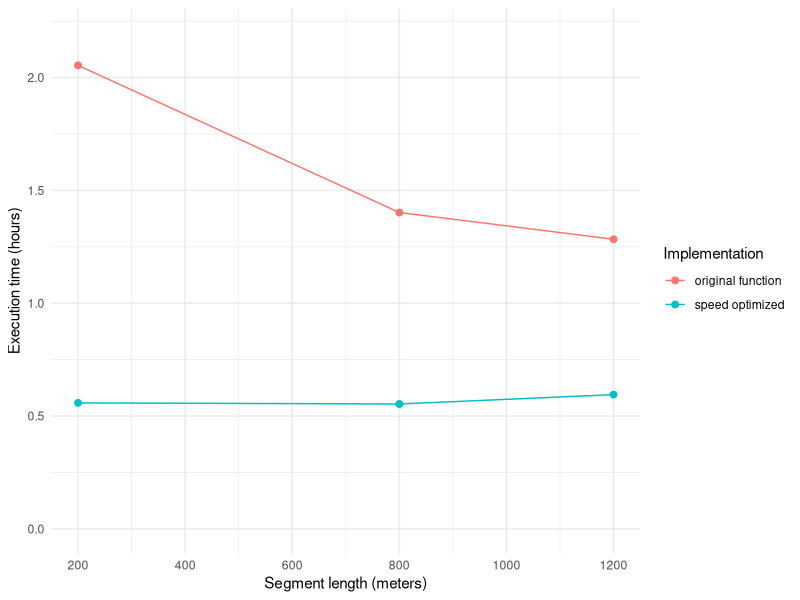
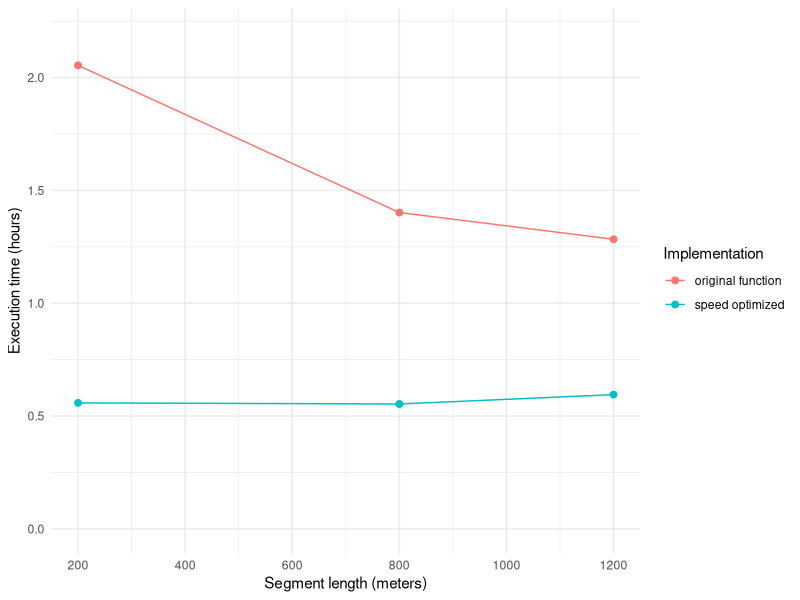

Recreate these plots in R, in order.
library(tidyverse)

current_algo_execution_speed <- c(7394.236, 5046.987, 4620.728)
new_algo_execution_speed     <- c(2010.463, 1992.954, 2142.211)
step_lengths                 <- c(200, 800, 1200)

# combine into a long-format tibble, converting seconds to minutes
exec_times <- tibble(
  step_length = rep(step_lengths, 2),
  runtime_min = c(current_algo_execution_speed, new_algo_execution_speed) / 3600,
  algorithm   = rep(c("original function ", "speed optimized"), each = length(step_lengths))
)

p <- ggplot(exec_times, aes(x = step_length, y = runtime_min, color = algorithm)) +
  geom_line() +
  geom_point(size = 2) +
  labs(
    x = "Segment length (meters)",
    y = "Execution time (hours)",
    color = "Implementation"
  ) +
  theme_minimal() + ylim(0,2.2)+ xlim(200, 1250) +
  scale_x_continuous(breaks = seq(200, 1200, by = 200))

p

ggsave("report/Bilder/speed_comparison.png", p,
       width = 6, height = 4, units = "in", dpi = 300)
